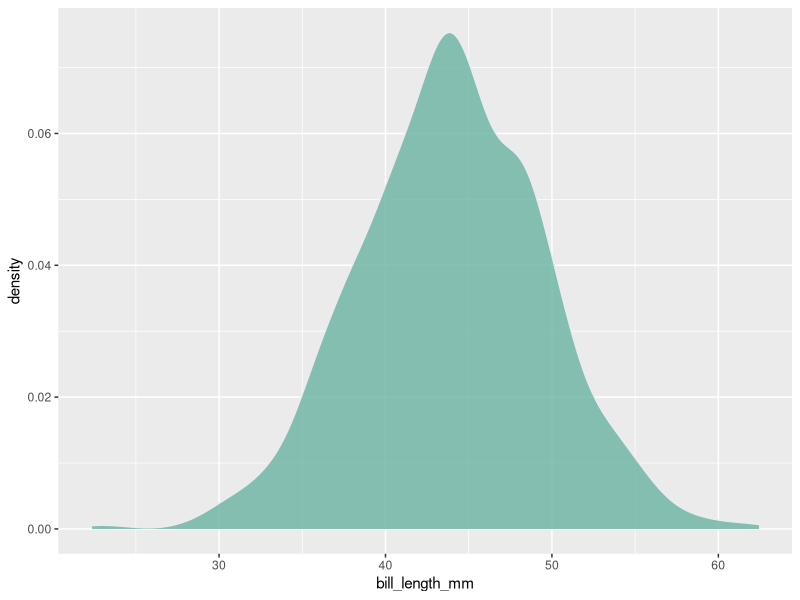
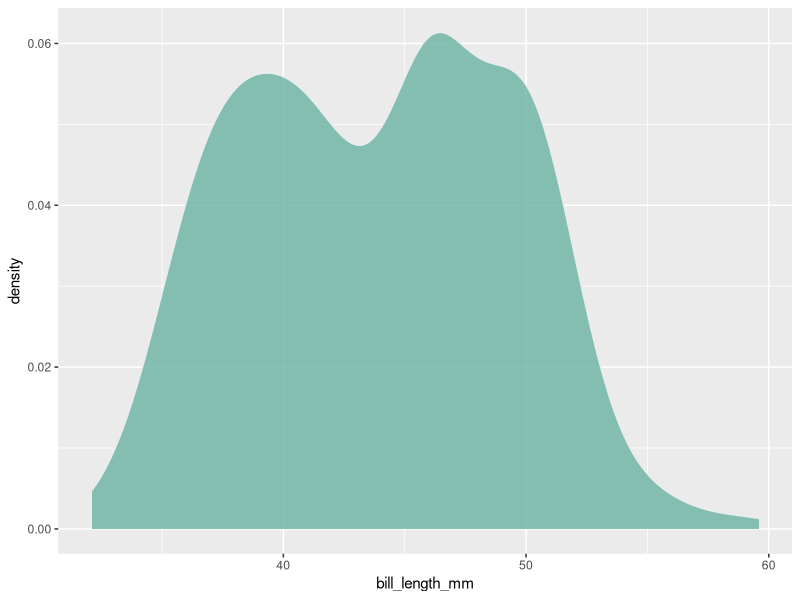
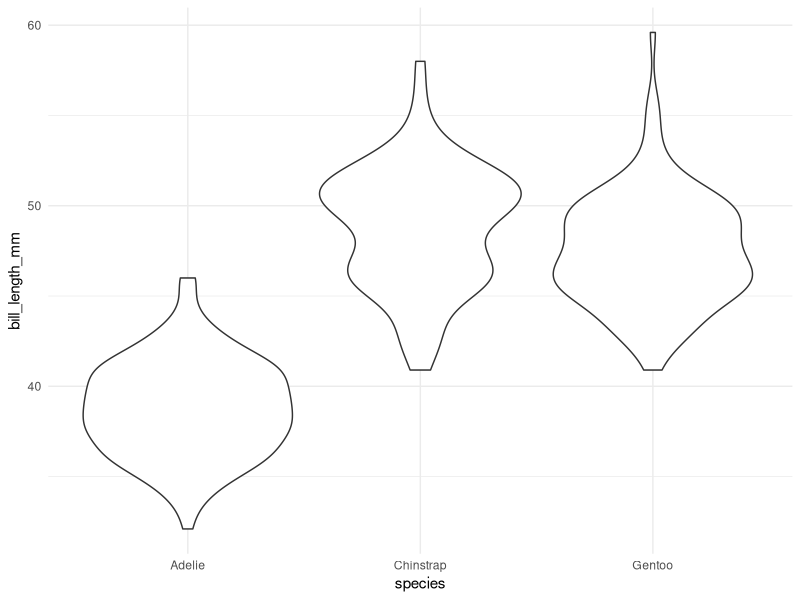
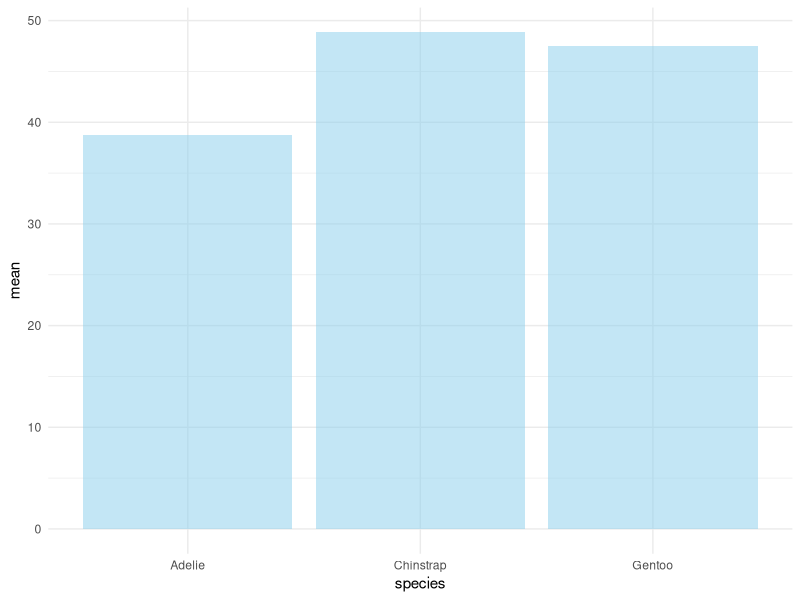
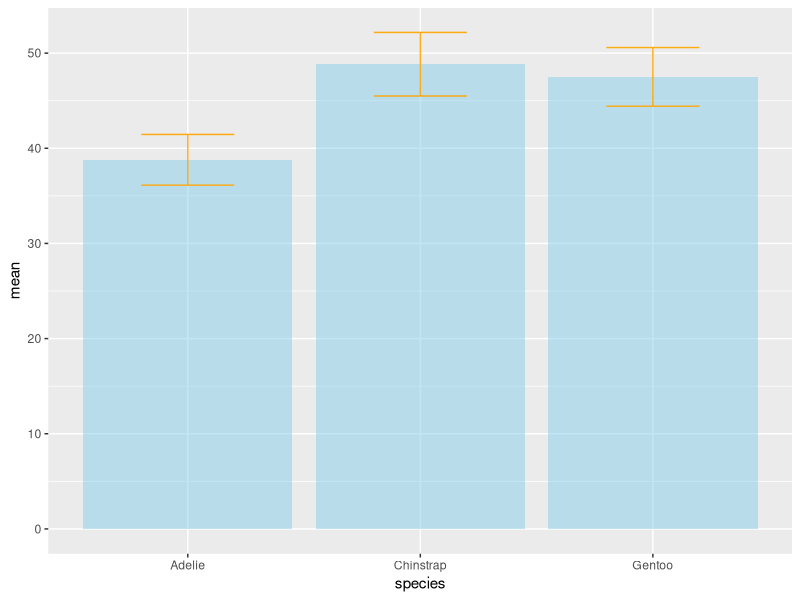

The R script that drew these images, in order:
## ---- chunk 1
knitr::opts_chunk$set(echo = TRUE)
## ---- chunk 2
library(tidyverse)
library(palmerpenguins)

head(penguins)
## ---- chunk 3

bill_mean <- mean(penguins$bill_length_mm, na.rm = TRUE)
bill_sd <- sd(penguins$bill_length_mm, na.rm = TRUE)

# generate normal distribution from mean and sd
bill_norm <- data.frame(rnorm(1000, mean = bill_mean, sd = bill_sd))
names(bill_norm)[1] <- "bill_length_mm"

bill_norm %>% 
  ggplot( aes(x = bill_length_mm)) + 
  geom_density(fill="#69b3a2", color="#e9ecef", alpha=0.8)

## ---- chunk 4

penguins %>% 
  ggplot( aes(x = bill_length_mm)) + 
  geom_density(fill="#69b3a2", color="#e9ecef", alpha=0.8)

## ---- chunk 5

penguins %>%
  ggplot(aes(x = species, y = bill_length_mm)) +
  geom_violin() +
  theme_minimal() 

## ---- chunk 6
# data wrangling
df <- penguins %>% 
  group_by(species) %>%
  summarise(mean = mean(bill_length_mm, na.rm = TRUE),
         sd = sd(bill_length_mm, na.rm = TRUE))

# plotting 
df %>%
  ggplot() + 
  geom_bar(aes(x = species, y = mean), stat = "identity", fill="skyblue", alpha=0.5) + 
  theme_minimal()
  
## ---- chunk 7

df %>%
  ggplot() + 
  geom_bar(aes(x = species, y = mean), stat = "identity", fill = "skyblue", alpha = 0.5) + 
  geom_errorbar(aes(x = species, y = mean, ymin = mean - sd, ymax = mean + sd),
                width = 0.4, color = "orange", alpha = 0.9)

